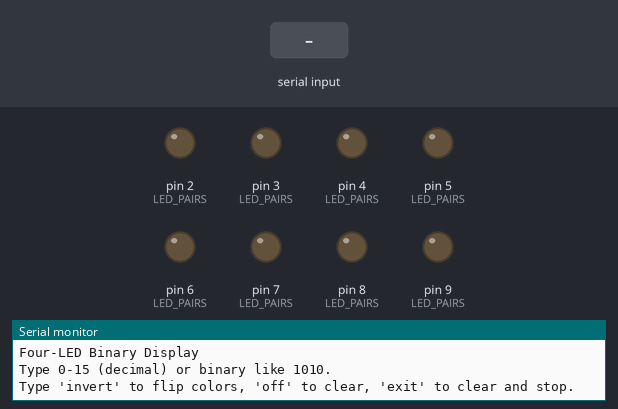
Simulated run of this sketch. Board: Arduino Uno, built with avr-gcc and run on an emulated ATmega328P. On the bench: output pins drawn as LEDs (lit = HIGH), the last lines printed to the serial monitor. Inputs (shaded band) come from the test bench. Random numbers use the default seed unless the sketch sets one.

Above: at 1.2 s.
1.3 s: "+\n" received over Serial
At 1.31 s:
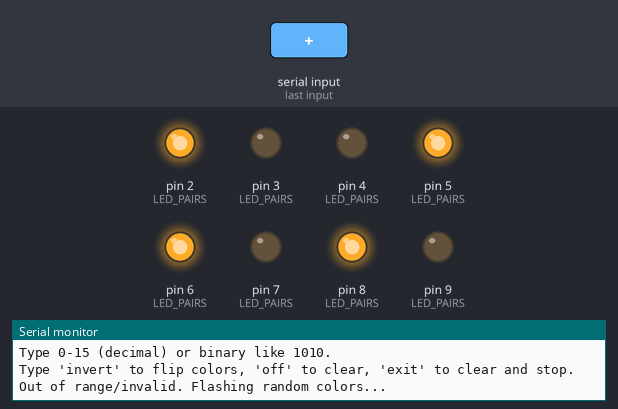
4.3 s: "1\n" received over Serial
At 5.3 s:
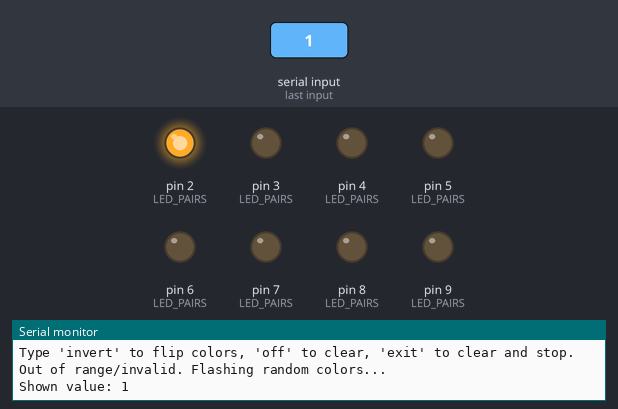
5.8 s: "5\n" received over Serial
At 6.4 s:
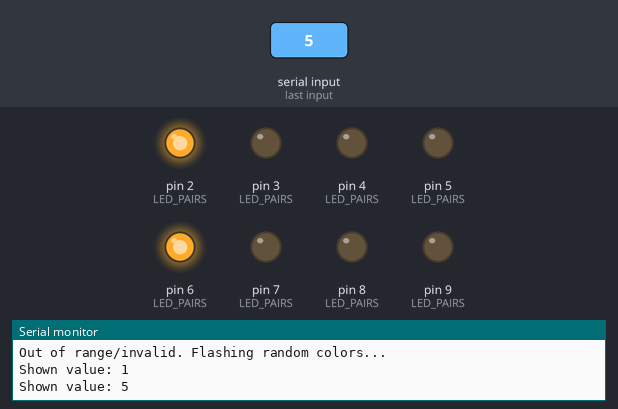
7.3 s: "-\n" received over Serial
At 7.31 s:
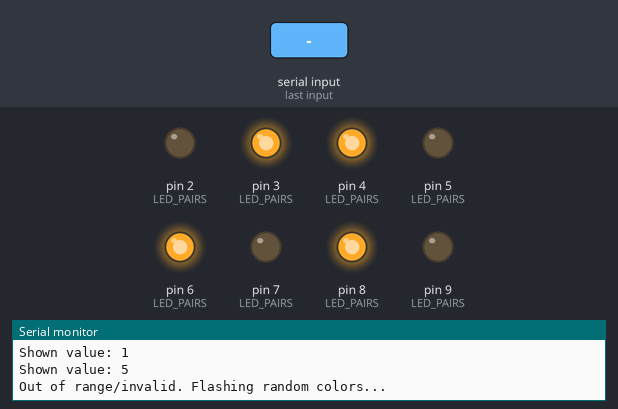
10.3 s: "90,45\n" received over Serial
13.3 s: "30,150\n" received over Serial
Timing chart, 0 to 17.3 s (numbered marks = the images above; inputs shaded):
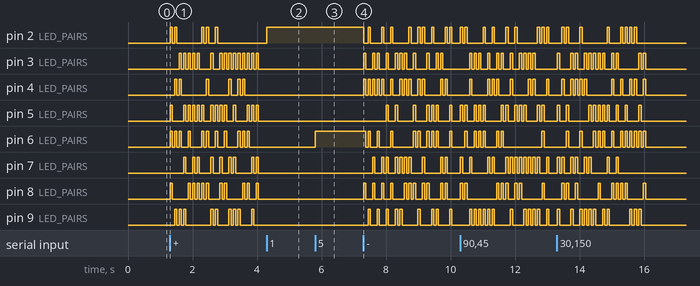

Measured:
- after the input at 4.3 s, pin 2 (LED_PAIRS): LOW → HIGH at once
- after the input at 5.8 s, pin 6 (LED_PAIRS): LOW → HIGH at once

The sketch:

Binary_4LED_Display.ino
```cpp
// Four-LED Binary Display (uses 4 green halves of bi-color LEDs)
// Assumes LED pairs on: {2,3}, {4,5}, {6,7}, {8,9}
// Displays 0–15 based on Serial input (decimal like "9" or binary like "1010").
// If input is out of range or invalid, flashes RED/GREEN randomly as an error effect.

const uint8_t LED_PAIRS[4][2] = {
  {2, 3}, // LED1 pair
  {4, 5}, // LED2 pair
  {6, 7}, // LED3 pair
  {8, 9}  // LED4 pair
};

// If green color appears as red, set this to true (swaps polarity on all LEDs)
bool invertGreenPolarity = false;

void setLedOff(uint8_t index) {
  digitalWrite(LED_PAIRS[index][0], LOW);
  digitalWrite(LED_PAIRS[index][1], LOW);
}

void setLedRed(uint8_t index, bool on) {
  const uint8_t pinA = LED_PAIRS[index][0];
  const uint8_t pinB = LED_PAIRS[index][1];
  if (!on) {
    digitalWrite(pinA, LOW);
    digitalWrite(pinB, LOW);
    return;
  }
  // Red is the opposite polarity of green
  if (invertGreenPolarity) {
    digitalWrite(pinA, HIGH);
    digitalWrite(pinB, LOW);
  } else {
    digitalWrite(pinA, LOW);
    digitalWrite(pinB, HIGH);
  }
}

void setLedGreen(uint8_t index, bool on) {
  const uint8_t pinA = LED_PAIRS[index][0];
  const uint8_t pinB = LED_PAIRS[index][1];
  if (!on) {
    digitalWrite(pinA, LOW);
    digitalWrite(pinB, LOW);
    return;
  }
  if (invertGreenPolarity) {
    digitalWrite(pinA, LOW);
    digitalWrite(pinB, HIGH);
  } else {
    digitalWrite(pinA, HIGH);
    digitalWrite(pinB, LOW);
  }
}

void displayValueOnLeds(uint8_t value) {
  for (uint8_t i = 0; i < 4; i++) {
    const bool bitOn = (value >> i) & 0x01; // LSB on LED1 → MSB on LED4
    setLedGreen(i, bitOn);
  }
}

void turnAllOff() {
  for (uint8_t i = 0; i < 4; i++) setLedOff(i);
}

void flashRandomError(uint8_t cycles = 20, uint16_t stepMs = 70) {
  for (uint8_t c = 0; c < cycles; c++) {
    for (uint8_t i = 0; i < 4; i++) {
      const bool chooseGreen = random(0, 2) == 0;
      if (chooseGreen) {
        setLedGreen(i, true);
      } else {
        setLedRed(i, true);
      }
    }
    delay(stepMs);
    for (uint8_t i = 0; i < 4; i++) setLedOff(i);
    delay(stepMs);
  }
  for (uint8_t i = 0; i < 4; i++) setLedOff(i);
}

bool isBinaryString(const String &s) {
  if (s.length() == 0 || s.length() > 4) return false;
  for (uint16_t i = 0; i < s.length(); i++) {
    if (s[i] != '0' && s[i] != '1') return false;
  }
  return true;
}

bool isDecimalString(const String &s) {
  if (s.length() == 0) return false;
  uint16_t start = 0;
  if (s[0] == '+' || s[0] == '-') {
    if (s.length() == 1) return false;
    start = 1;
  }
  for (uint16_t i = start; i < s.length(); i++) {
    if (s[i] < '0' || s[i] > '9') return false;
  }
  return true;
}

uint8_t parseBinaryToValue(const String &s) {
  uint8_t val = 0;
  for (uint16_t i = 0; i < s.length(); i++) {
    val = (val << 1) | (s[i] == '1');
  }
  return val & 0x0F;
}

void setup() {
  // Initialize pins
  for (uint8_t i = 0; i < 4; i++) {
    pinMode(LED_PAIRS[i][0], OUTPUT);
    pinMode(LED_PAIRS[i][1], OUTPUT);
    setLedOff(i);
  }

  Serial.begin(9600);
  randomSeed(analogRead(A0));
  Serial.println("Four-LED Binary Display");
  Serial.println("Type 0-15 (decimal) or binary like 1010.");
  Serial.println("Type 'invert' to flip colors, 'off' to clear, 'exit' to clear and stop.");

  // Start with 0000
  displayValueOnLeds(0);
}

void loop() {
  if (Serial.available()) {
    String s = Serial.readStringUntil('\n');
    s.trim();
    s.toLowerCase();
    if (s.length() == 0) return;

    if (s == "invert") {
      invertGreenPolarity = !invertGreenPolarity;
      Serial.print("invertGreenPolarity=");
      Serial.println(invertGreenPolarity ? "true" : "false");
      // Refresh last value (default to 0 after invert)
      displayValueOnLeds(0);
      return;
    }

    if (s == "off") {
      turnAllOff();
      Serial.println("All LEDs off.");
      return;
    }

    if (s == "exit") {
      turnAllOff();
      Serial.println("Exit requested. LEDs off.");
      delay(50);
      return; // sketch keeps running; host script will close serial
    }

    bool valid = false;
    uint8_t value = 0;

    if (isBinaryString(s)) {
      value = parseBinaryToValue(s);
      valid = true;
    } else if (isDecimalString(s)) {
      long v = s.toInt();
      if (v >= 0 && v <= 15) {
        value = static_cast<uint8_t>(v);
        valid = true;
      }
    }

    if (!valid) {
      Serial.println("Out of range/invalid. Flashing random colors...");
      flashRandomError();
      turnAllOff();
      return;
    }

    displayValueOnLeds(value);
    Serial.print("Shown value: ");
    Serial.println(value);
  }
}
```
